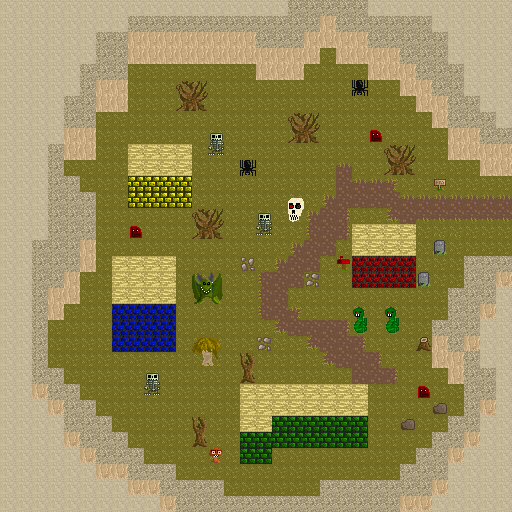

A 2D game scene composited from a Tiled map and its tileset images. What follows is a short description and the map's XML, with each tile layer's data collapsed to a summary:
An orthogonal 32x32 tile map with 16x16 px tiles, 2 tile layers (lower, upper) and 16 objects (14x npc, 2x portal).

<map version="1.0" orientation="orthogonal" renderorder="right-down" width="32" height="32" tilewidth="16" tileheight="16" nextobjectid="20">
 <tileset firstgid="1" source="tilesheet.tsx" />
 <layer name="lower" width="32" height="32">
  <data>[1024 cells, 1024 non-empty, 10 distinct tile ids]</data>
 </layer>
 <layer name="upper" width="32" height="32">
  <data>[1024 cells, 112 non-empty, 39 distinct tile ids]</data>
 </layer>
 <objectgroup name="objects">
  <object id="1" type="portal" gid="15" x="500" y="204" width="16" height="16">
   <properties>
    <property name="level" value="testlevel" />
    <property name="x" value="1" />
    <property name="y" value="7" />
   </properties>
  </object>
  <object id="3" type="portal" gid="15" x="500" y="220" width="16" height="16">
   <properties>
    <property name="level" value="testlevel" />
    <property name="x" value="1" />
    <property name="y" value="7" />
   </properties>
  </object>
  <object id="4" type="npc" gid="15" x="200" y="284" width="16" height="16">
   <properties>
    <property name="big" value="true" />
    <property name="say" value="You are the chosen;one, you must find;the artifacts and kill;the hero king" />
   </properties>
  </object>
  <object id="6" type="npc" gid="15" x="152" y="392" width="16" height="16">
   <properties>
    <property name="say" value="boy i sure do like;being a skeleton;its great" />
    <property name="tall" value="true" />
   </properties>
  </object>
  <object id="7" type="npc" gid="15" x="216" y="152" width="16" height="16">
   <properties>
    <property name="say" value="they call me;MISTER bones" />
   </properties>
  </object>
  <object id="9" type="npc" gid="15" x="356" y="332" width="16" height="16">
   <properties>
    <property name="say" value="SSSSSSSS; I like gardening" />
    <property name="tall" value="true" />
   </properties>
  </object>
  <object id="10" type="npc" gid="15" x="388" y="332" width="16" height="16">
   <properties>
    <property name="say" value="monster village is;nice place to live" />
    <property name="tall" value="true" />
   </properties>
  </object>
  <object id="11" type="npc" gid="15" x="424" y="396" width="16" height="16">
   <properties>
    <property name="say" value="thats me;just blobbing" />
   </properties>
  </object>
  <object id="12" type="npc" gid="15" x="132" y="232" width="16" height="16">
   <properties>
    <property name="say" value="remember to eat;babies to maintain;a healthy body" />
   </properties>
  </object>
  <object id="13" type="npc" gid="15" x="292" y="220" width="16" height="16">
   <properties>
    <property name="say" value="i hate you;i never liked you;leave village" />
    <property name="tall" value="true" />
   </properties>
  </object>
  <object id="14" type="npc" gid="15" x="260" y="236" width="16" height="16">
   <properties>
    <property name="say" value="i believe in you;u r my anti-hero" />
    <property name="tall" value="true" />
   </properties>
  </object>
  <object id="15" type="npc" gid="15" x="244" y="172" width="16" height="16">
   <properties>
    <property name="say" value="sucking the blood;from mortals is fun;they suffer greatly" />
   </properties>
  </object>
  <object id="16" type="npc" gid="15" x="212" y="456" width="16" height="16">
   <properties>
    <property name="say" value="oh god;im so high" />
   </properties>
  </object>
  <object id="17" type="npc" gid="15" x="376" y="136" width="16" height="16">
   <properties>
    <property name="say" value="up yours;i am a blob" />
   </properties>
  </object>
  <object id="18" type="npc" gid="15" x="360" y="88" width="16" height="16">
   <properties>
    <property name="say" value="if i have sex;my partner will;devour me alive" />
   </properties>
  </object>
  <object id="19" type="npc" gid="15" x="440" y="184" width="16" height="16">
   <properties>
    <property name="say" value="welcome to;monster village" />
   </properties>
  </object>
 </objectgroup>
</map>
